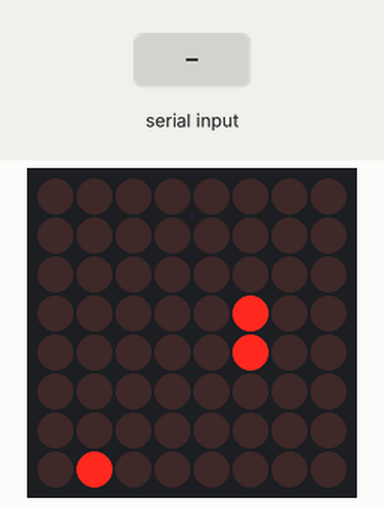
Recording of a sketch running on a simulated Arduino Uno, built with avr-gcc and run on an emulated ATmega328P. On the bench: 8×8 LED matrix. The test bench sets the inputs (shaded band). Random numbers use the default seed unless the sketch sets one.

Above: at 1.2 s.
1.3 s: "l" received over Serial
At 1.5 s:
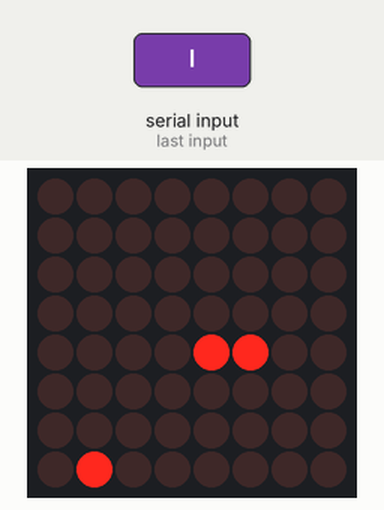
3.8 s: "r" received over Serial
At 4.52 s:
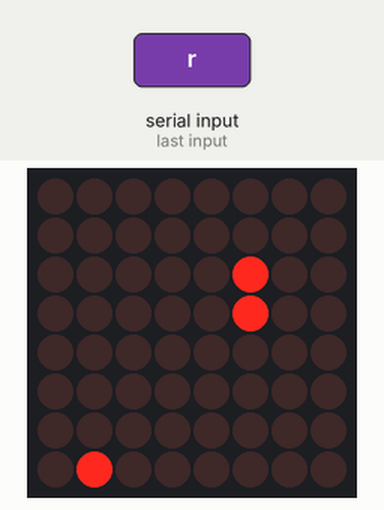
6.8 s: "l" received over Serial
At 7.19 s:
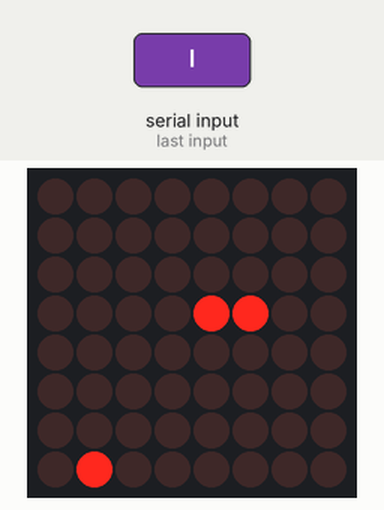
Timing chart, 0 to 9.8 s (numbered marks = the images above; inputs shaded):
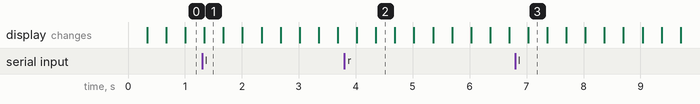

The sketch:

Arduino-Snake-Game.ino
```cpp
#include <LedControl.h>

typedef struct Snake Snake;
struct Snake{
  int head[2];     // the (row, column) of the snake head
  int body[40][2]; //An array that contains the (row, column) coordinates
  int len;         //The length of the snake
  int dir[2];      //A direction to move the snake along
};

typedef struct Apple Apple;
struct Apple{
  int rPos; //The row index of the apple
  int cPos; //The column index of the apple
};
const int DIN =12;
const int CS =11;
const int CLK = 10;
LedControl lc = LedControl(DIN, CLK, CS,1);


byte pic[8] = {0,0,0,0,0,0,0,0};

Snake snake = {{1,5},{{0,5}, {1,5}}, 2, {1,0}};
Apple apple = {(int)random(0,8),(int)random(0,8)};

float oldTime = 0;
float timer = 0;
float updateRate = 3;

int i,j;
char R;

void setup() {
  Serial.begin(9600);

  lc.shutdown(0,false);

  lc.setIntensity(0,8);

  lc.clearDisplay(0);
}

void loop() {
  float deltaTime = calculateDeltaTime();
  timer += deltaTime;

 if(Serial.available()>0){
 R = Serial.read();
 }

  if(R == 'l' && snake.dir[1]==0){
    snake.dir[0] = 0;
    snake.dir[1] = -1;

    R = 'k';
  }else if(R == 'r' && snake.dir[1]==0){

    snake.dir[0] = 0;
    snake.dir[1] = 1;
    R = 'k';
  }else if(R == 'r' && snake.dir[0]==0){
    snake.dir[0] = -1;
    snake.dir[1] = 0;
    R = 'k';
  }else if(R== 'l' && snake.dir[0]==0){
    snake.dir[0] = 1;
    snake.dir[1] = 0;
    R = 'k';
  }

  //Update
  if(timer > 1000/updateRate){
    timer = 0;
    Update();
  }

  //Renderx
  Render();

}

float calculateDeltaTime(){
  float currentTime = millis();
  float dt = currentTime - oldTime;
  oldTime = currentTime;
  return dt;
}

void reset(){
  for(int j=0;j<8;j++){
    pic[j] = 0;
  }
}
void Update(){
  reset();//Reset (Clear) the 8x8 LED matrix

  int newHead[2] = {snake.head[0]+snake.dir[0], snake.head[1]+snake.dir[1]};

  //Handle Borders
  if(newHead[0]==8){
    newHead[0]=0;
  }else if(newHead[0]==-1){
    newHead[0] = 7;
  }else if(newHead[1]==8){
    newHead[1]=0;
  }else if(newHead[1]==-1){
    newHead[1]=7;
  }

  //Check If The Snake hits itself
   for(j=0;j<snake.len;j++){
    if(snake.body[j][0] == newHead[0] && snake.body[j][1] == newHead[1]){

      delay(1000);
      snake = {{1,5},{{0,5}, {1,5}}, 2, {1,0}};
      apple = {(int)random(0,8),(int)random(0,8)};
      return;
    }
  }

  //Check if The snake ate the apple
  if(newHead[0] == apple.rPos && newHead[1] ==apple.cPos){
    snake.len = snake.len+1;
    apple.rPos = (int)random(0,8);
    apple.cPos = (int)random(0,8);
  }else{
    removeFirst();//Shifting the array to the left
  }

  snake.body[snake.len-1][0]= newHead[0];
  snake.body[snake.len-1][1]= newHead[1];

  snake.head[0] = newHead[0];
  snake.head[1] = newHead[1];

  //Update the pic Array to Display(snake and apple)
  for(j=0;j<snake.len;j++){
    pic[snake.body[j][0]] |= 128 >> snake.body[j][1];
  }
  pic[apple.rPos] |= 128 >> apple.cPos;

}

void Render(){

   for(i=0;i<8;i++){
    lc.setRow(0,i,pic[i]);
   }
}

void removeFirst(){
  for(j=1;j<snake.len;j++){
    snake.body[j-1][0] = snake.body[j][0];
    snake.body[j-1][1] = snake.body[j][1];
  }
}
```
